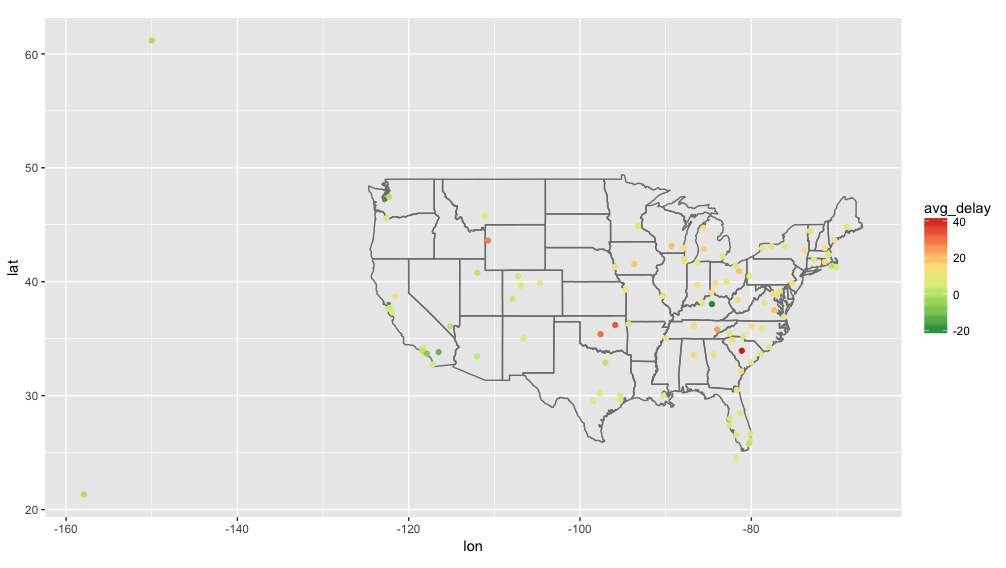

R code for this plot:
# flights delay map

library('tidyverse')
library('RColorBrewer')
library('nycflights13')

flights2 <- flights %>%
  group_by(dest) %>%
  summarise(avg_delay = mean(arr_delay, na.rm=TRUE))

airports2 <- airports %>%  
  left_join(flights2, c("faa" = "dest")) %>% 
  filter(avg_delay != is.na(TRUE))
airports2 

avg_delay_by_dest <- airports2 %>%
  ggplot(aes(lon, lat)) +
  borders("state") +
  geom_point(aes(
    color=avg_delay
  )
  ) +
  scale_color_distiller(palette="RdYlGn") + 
  coord_quickmap()
avg_delay_by_dest


ggsave('avg_delay_by_dest.png')

